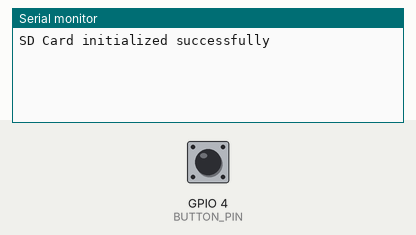
Recording of a sketch running on a simulated ESP32. On the bench: the last lines printed to the serial monitor. The inputs (shaded band) are chosen by the test bench; at power-on: GPIO 4 (BUTTON_PIN) HIGH. I2S audio is not simulated (input reads silence); storage starts empty.

Above: at 1.2 s.
1.3 s: GPIO 4 (BUTTON_PIN) pulled LOW for 0.15 s
At 2.7 s:
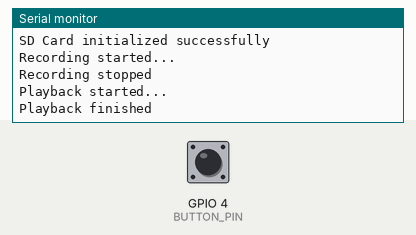
2.9 s: GPIO 4 (BUTTON_PIN) pulsed LOW 5 times (0.12 s each, 0.3 s apart)
At 4.0 s:
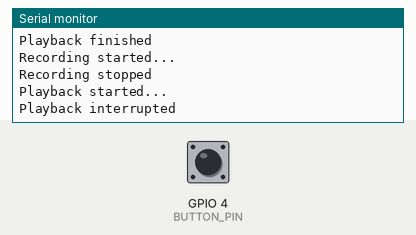

The sketch:

recording_audio1.ino
```cpp
#include <driver/i2s.h>
#include <math.h>
#include <SD.h>
#include <SPI.h>

// I2S Pins
#define I2S_SCK 14
#define I2S_WS 15
#define I2S_SD 32   // Mic data
#define I2S_DOUT 25 // Amp data

// SD Card Pins
#define SD_CS 5     // Chip Select for SD card
#define SD_MOSI 23  //
#define SD_MISO 19
#define SD_SCK 18   // You mentioned SCK as 23, but that conflicts with MISO - using 18 as an alternative

// Button pin
#define BUTTON_PIN 4  // Button for recording control

// Audio parameters
#define SAMPLE_RATE 44100
#define BUFFER_SIZE 512

// File to store recorded audio
File audioFile;
const char* recordingFileName = "/recording.raw";

// State control
bool isRecording = false;
bool buttonPressed = false;
unsigned long buttonPressTime = 0;

void setup() {
  Serial.begin(115200);

  // Initialize button pin
  pinMode(BUTTON_PIN, INPUT_PULLUP);

  // Initialize I2S
  initI2S();

  // Initialize SD card
  initSDCard();
}

void initI2S() {
  // I2S Configuration
  i2s_config_t i2s_config = {
    .mode = (i2s_mode_t)(I2S_MODE_MASTER | I2S_MODE_RX | I2S_MODE_TX),
    .sample_rate = SAMPLE_RATE,
    .bits_per_sample = I2S_BITS_PER_SAMPLE_16BIT,
    .channel_format = I2S_CHANNEL_FMT_ONLY_LEFT,
    .communication_format = I2S_COMM_FORMAT_STAND_I2S,
    .intr_alloc_flags = ESP_INTR_FLAG_LEVEL1,
    .dma_buf_count = 4,
    .dma_buf_len = BUFFER_SIZE,
    .use_apll = true
  };

  i2s_driver_install(I2S_NUM_0, &i2s_config, 0, NULL);

  i2s_pin_config_t pin_config = {
    .bck_io_num = I2S_SCK,
    .ws_io_num = I2S_WS,
    .data_out_num = I2S_DOUT,
    .data_in_num = I2S_SD
  };

  i2s_set_pin(I2S_NUM_0, &pin_config);
}

void initSDCard() {
  // Configure SPI for SD card
  SPI.begin(SD_SCK, SD_MISO, SD_MOSI);

  // Initialize SD card
  if (!SD.begin(SD_CS)) {
    Serial.println("SD Card initialization failed!");
    while (1); // Stop if we can't access the SD card
  }
  Serial.println("SD Card initialized successfully");

  // Check if recording file exists and delete it
  if (SD.exists(recordingFileName)) {
    SD.remove(recordingFileName);
    Serial.println("Previous recording deleted");
  }
}

void startRecording() {
  // Open file for writing
  audioFile = SD.open(recordingFileName, FILE_WRITE);
  if (!audioFile) {
    Serial.println("Failed to open file for recording");
    return;
  }

  Serial.println("Recording started...");
  isRecording = true;
}

void stopRecording() {
  if (isRecording) {
    audioFile.close();
    Serial.println("Recording stopped");
    isRecording = false;
  }
}

void recordAudio() {
  int16_t samples[BUFFER_SIZE];
  size_t bytes_read;

  // Read audio from microphone
  i2s_read(I2S_NUM_0, samples, sizeof(samples), &bytes_read, 0);

  if (bytes_read > 0) {
    // Write raw audio data to file
    audioFile.write((uint8_t*)samples, bytes_read);
  }
}

void playRecording() {
  // Open file for reading
  audioFile = SD.open(recordingFileName, FILE_READ);
  if (!audioFile) {
    Serial.println("Failed to open file for playback");
    return;
  }

  Serial.println("Playback started...");

  int16_t samples[BUFFER_SIZE];
  size_t bytes_written;

  // Read from file and play until end of file
  while (audioFile.available()) {
    // Read a buffer of audio data from the file
    int bytesRead = audioFile.read((uint8_t*)samples, sizeof(samples));

    if (bytesRead > 0) {
      // Apply volume boost
      for (int i = 0; i < bytesRead / 2; i++) {
        // Multiply sample by gain (3x = ~9.5dB boost)
        int32_t boosted = samples[i] * 3;

        // Prevent clipping
        samples[i] = constrain(boosted, -32768, 32767);
      }

      // Send to amplifier
      i2s_write(I2S_NUM_0, samples, bytesRead, &bytes_written, portMAX_DELAY);
    }

    // Check if button pressed again during playback
    if (digitalRead(BUTTON_PIN) == LOW) {
      audioFile.close();
      Serial.println("Playback interrupted");
      delay(500); // Debounce
      return;
    }
  }

  audioFile.close();
  Serial.println("Playback finished");
}

void loop() {
  // Check button state
  bool currentButtonState = (digitalRead(BUTTON_PIN) == LOW);

  // Button just pressed
  if (currentButtonState && !buttonPressed) {
    buttonPressed = true;
    buttonPressTime = millis();
    startRecording();
  }

  // Button still pressed - continue recording
  if (currentButtonState && buttonPressed && isRecording) {
    recordAudio();
  }

  // Button just released
  if (!currentButtonState && buttonPressed) {
    buttonPressed = false;

    // Stop recording and start playback if recording was in progress
    if (isRecording) {
      stopRecording();
      delay(500); // Small delay before playback starts
      playRecording();
    }
  }
}
```

Measured:
- after the input at 1.3 s, the serial monitor: prints a new line at once (image 1)
- after the input at 2.9 s, the serial monitor: prints a new line after 0.66 s (image 2)
